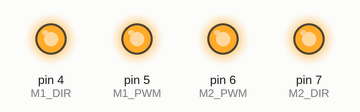
The sketch below on a simulated Arduino Uno, built with avr-gcc and run on an emulated ATmega328P. On the bench: output pins drawn as LEDs (lit = HIGH).

Above: at 0.05 s.
At 3.0 s:
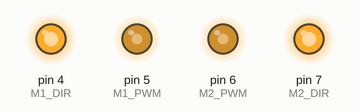
At 6.0 s:
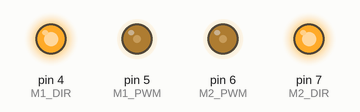
Timing chart, 0 to 6.9 s (numbered marks = the images above):
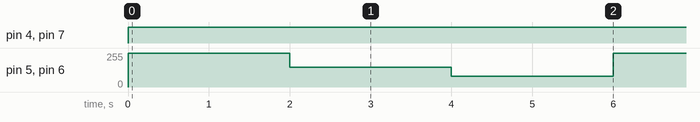

Measured:
- by itself, pin 4 (M1_DIR), pin 7 (M2_DIR): LOW → HIGH at 0.00 s
- by itself, pin 5 (M1_PWM), pin 6 (M2_PWM): repeats every 6.0 s: 150/255 2.0 s, 80/255 2.0 s, 255/255 2.0 s

The sketch:

motion.ino
```cpp
#define M1_DIR 4
#define M1_PWM 5
#define M2_DIR 7
#define M2_PWM 6

void Init() {
  pinMode(4, OUTPUT);
  pinMode(5, OUTPUT);
  pinMode(6, OUTPUT);
  pinMode(7, OUTPUT);
  Serial.begin(9600);
}
void Backward(int pwm = 250) {
  digitalWrite(M1_DIR, 0);
  digitalWrite(M2_DIR, 0);
  analogWrite(M1_PWM, pwm);
  analogWrite(M2_PWM, pwm);
}

void Forward(int pwm = 150) {
  digitalWrite(M1_DIR, 1);
  digitalWrite(M2_DIR, 1);
  analogWrite(M1_PWM, pwm);
  analogWrite(M2_PWM, pwm);
}

void Stop() {
  digitalWrite(M1_DIR, 0);
  digitalWrite(M2_DIR, 0);
  analogWrite(M1_PWM, 0);
  analogWrite(M2_PWM, 0);
}

void Right(int pwm = 120) {
  //120
  digitalWrite(M1_DIR, 0);
  digitalWrite(M2_DIR, 1);
  analogWrite(M1_PWM, pwm);
  analogWrite(M2_PWM, pwm);
  delay(100);
  Stop();
  delay(15);
}

void Left(int pwm = 120) {
  digitalWrite(M1_DIR, 1);
  digitalWrite(M2_DIR, 0);
  analogWrite(M1_PWM, pwm);
  analogWrite(M2_PWM, pwm);
  delay(100);
  Stop();
  delay(15);
}
void Reverse() {
  Backward(100);
  delay(200);
  for (int i = 0 ; i < 15; i++) {
    Right();
  }
}

void TurnRight() {
  for (int i = 0 ; i < 9; i++) {
    Right();
  }
}

void TurnLeft() {
  for (int i = 0 ; i < 9; i++) {
    Left();
  }
}
void setup() {
  Init();
}


void loop() {
  Forward(255);
  delay(2000);
  Forward(150);
  delay(2000);
  Forward(80);
  delay(2000);
}
```
